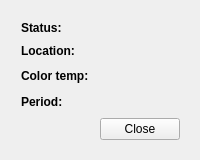
<?xml version="1.0" encoding="UTF-8"?>
<ui version="4.0">
 <class>Widget</class>
 <widget class="QWidget" name="Widget">
  <property name="geometry">
   <rect>
    <x>0</x>
    <y>0</y>
    <width>200</width>
    <height>160</height>
   </rect>
  </property>
  <property name="windowTitle">
   <string>Info</string>
  </property>
  <widget class="QWidget" name="layoutWidget">
   <property name="geometry">
    <rect>
     <x>10</x>
     <y>10</y>
     <width>181</width>
     <height>141</height>
    </rect>
   </property>
   <layout class="QVBoxLayout" name="verticalLayout_2">
    <item>
     <layout class="QVBoxLayout" name="verticalLayout">
      <item>
       <widget class="QLabel" name="label_status">
        <property name="sizePolicy">
         <sizepolicy hsizetype="Fixed" vsizetype="Fixed">
          <horstretch>0</horstretch>
          <verstretch>0</verstretch>
         </sizepolicy>
        </property>
        <property name="text">
         <string>&lt;b&gt;Status:&lt;/b&gt;</string>
        </property>
       </widget>
      </item>
      <item>
       <widget class="QLabel" name="label_location">
        <property name="text">
         <string>&lt;b&gt;Location:&lt;/b&gt;</string>
        </property>
       </widget>
      </item>
      <item>
       <widget class="QLabel" name="label_color_temperature">
        <property name="text">
         <string>&lt;html&gt;&lt;head/&gt;&lt;body&gt;&lt;p&gt;&lt;span style=&quot; font-weight:600;&quot;&gt;Color temp:&lt;/span&gt;&lt;/p&gt;&lt;/body&gt;&lt;/html&gt;</string>
        </property>
       </widget>
      </item>
      <item>
       <widget class="QLabel" name="label_period">
        <property name="text">
         <string>&lt;b&gt;Period:&lt;/b&gt;</string>
        </property>
       </widget>
      </item>
     </layout>
    </item>
    <item>
     <layout class="QHBoxLayout" name="horizontalLayout">
      <item>
       <spacer name="horizontalSpacer">
        <property name="orientation">
         <enum>Qt::Horizontal</enum>
        </property>
        <property name="sizeHint" stdset="0">
         <size>
          <width>40</width>
          <height>20</height>
         </size>
        </property>
       </spacer>
      </item>
      <item>
       <widget class="QPushButton" name="pushButton">
        <property name="text">
         <string>Close</string>
        </property>
       </widget>
      </item>
     </layout>
    </item>
   </layout>
  </widget>
 </widget>
 <layoutdefault spacing="6" margin="11"/>
 <resources/>
 <connections/>
</ui>
